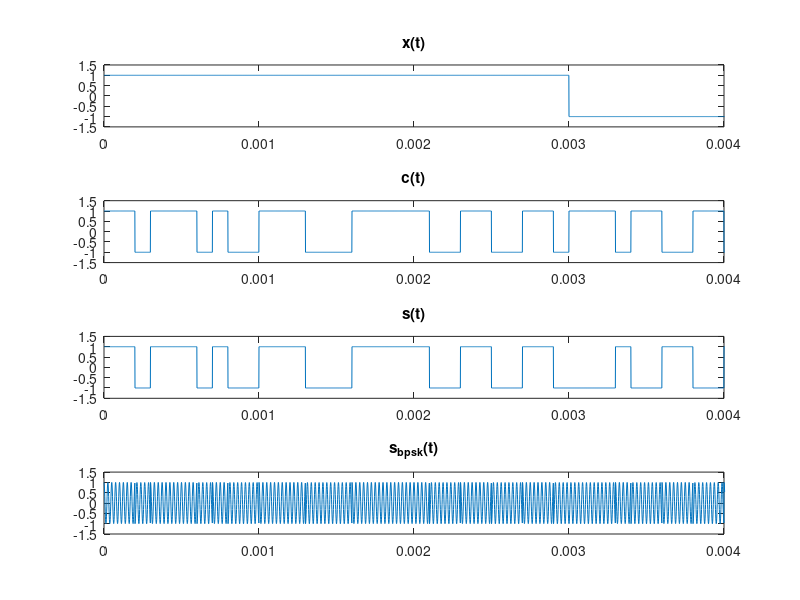
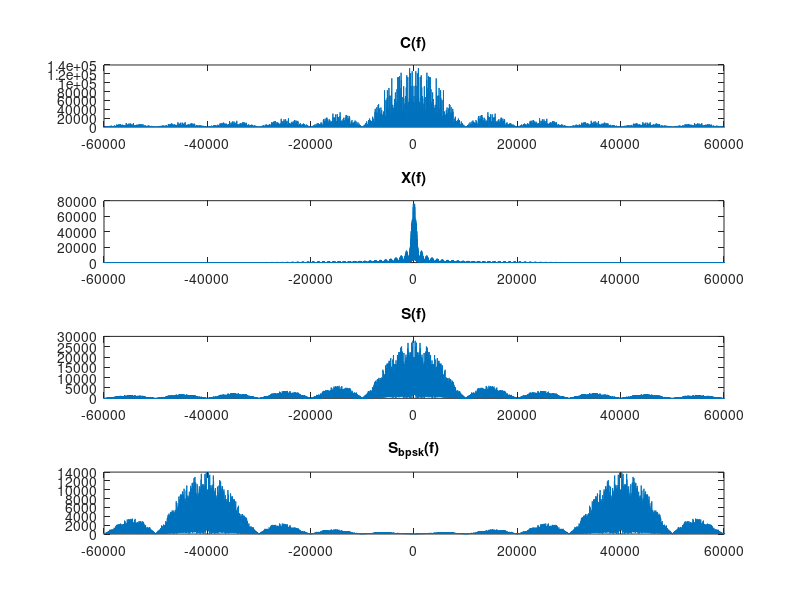

Here is the MATLAB script that generated these plots, in order:
% --- SISTEMAS DE COMUNICACAO 2 ---
% Trabalho 2: Modulação por Espalhamento Espectral - DSSS
% DIA 28/09/2018
% Alunas: Jessica de Souza e Luísa Machado

% Questao 1 de 4

close all
clear all
clc

% Especificações:
Nb = 1000; % Número de bits transmitidos
L = 200;   % Código: pseudo-aleatório de período
N = 10;    % Número de chips por bit de informação
fc = 40e3; % Hz - Modulação BPSK
spc = 100; % Número de amostras por chip
Rb = 1e3;  % bit/s - Taxa de bits

% Gerando a informação:
bits = randi([0 1], 1, Nb);
info_polar = (bits .* 2) - 1;

% Superamostrando a informação:
spb = spc * N;
x_t = kron(info_polar, ones(1, spb));

% Gerando o código de espalhamento:
codigo = randi([0 1], 1, L);
codigo_polar = (codigo .* 2) - 1;

% Super amostrando o código:
codigo_up = kron(codigo_polar, ones(1, spc));
ft_repmat = length(x_t)/length(codigo_up);
c_t = repmat(codigo_up,[1 ft_repmat]);

% Espalhando o sinal:
s_t = x_t .* c_t;

% Vetor de tempo:
t = ((0:(length(x_t)-1))/length(x_t));
Tb = 1/Rb;

% Vetor de frequência:
fa = Rb * spb;
f = [-fa/2:(fa/2)-1];

% Obtendo a forma espectral
bpsk = cos(2*pi*fc*t);
s_bpsk = s_t .* bpsk;

S_f = fftshift(fft(s_t));
S_bpsk = fftshift(fft(s_bpsk));
C_f = fftshift(fft(c_t));
X_f = fftshift(fft(x_t));


%% Plotando os resultados

% Figura de saída 1:
figure,
    x(1) = subplot(411)
    plot(t, x_t)
    xlim([0 4*Tb])
    ylim([-1.5 1.5])
    title('x(t)');
    
    x(2) = subplot(412)
    plot(t, c_t)
    xlim([0 4*Tb])
    ylim([-1.5 1.5])
    title('c(t)');
   
    x(3) = subplot(413)
    plot(t, s_t)
    xlim([0 4*Tb])
    ylim([-1.5 1.5])
    title('s(t)');
    
    x(4) = subplot(414)
    plot(t, s_bpsk)
    xlim([0 4*Tb])
    ylim([-1.5 1.5])   
    title('s_{bpsk}(t)');
 linkaxes(x,'x');

% Figura de saída 2:

figure,
    y(1)=subplot(411)
    plot(f, abs(C_f))
    title('C(f)');
    xlim([-60000 60000]);

    y(2)=subplot(412)
    plot(f, abs(X_f))
    title('X(f)');
    xlim([-60000 60000]);

    y(3)=subplot(413)
    plot(f, abs(S_f))
    title('S(f)');
    xlim([-60000 60000]);

    y(4)=subplot(414)
    plot(f, abs(S_bpsk))
    title('S_{bpsk}(f)');
    xlim([-60000 60000]);
linkaxes(y,'x');